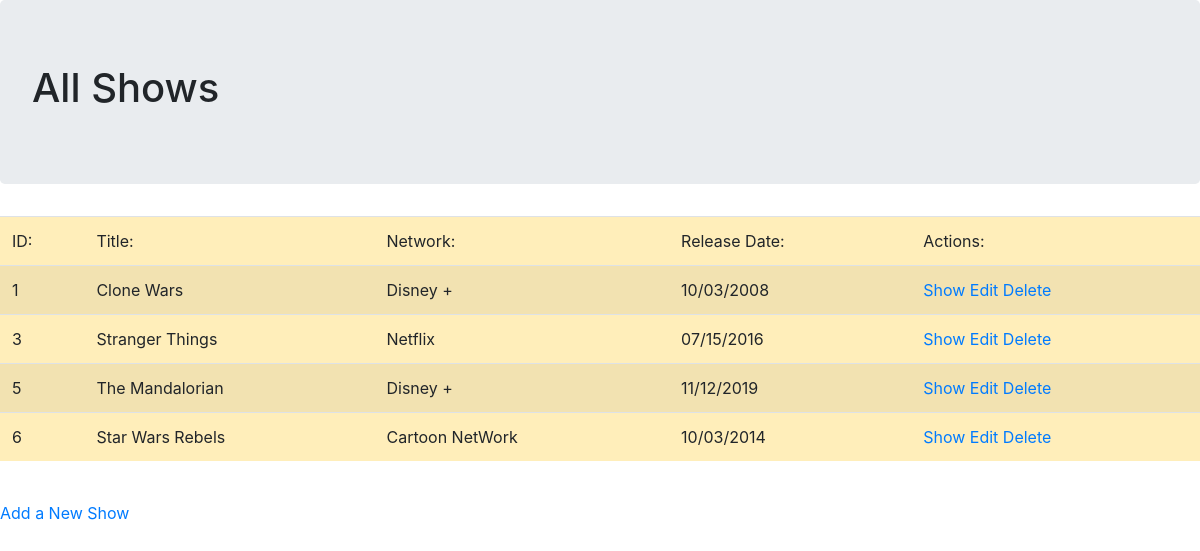
/shows, run on the app's committed database.
### tv_app/models.py (models this page shows)
class Show(models.Model):
    title = models.CharField(max_length=45)
    network = models.CharField(max_length=45)
    release_date = models.CharField(max_length=45)
    desc = models.TextField()
    created_at = models.DateTimeField(auto_now_add=True)
    updated_at = models.DateTimeField(auto_now=True)
    objects = ShowManager()

### tv_app/views.py (the view)
# urls.py: path('shows', views.shows),
def shows(request):
    context = {
        "shows": Show.objects.all()
    }
    print(Show.objects.all())
    return render(request, "shows.html", context)

### tv_app/templates/shows.html (shortened to what this page needs)
<!DOCTYPE html>
<html lang="en">
<head>
    <link rel="stylesheet" href="https://stackpath.bootstrapcdn.com/bootstrap/4.1.3/css/bootstrap.min.css">
</head>
<body>
    <div class="jumbotron">
        <h1>All Shows</h1>
    </div>
    <table class="table table-striped table-warning">
        <thead>
            <td>ID:</td>
            <td>Title:</td>
            <td>Network:</td>
            <td>Release Date:</td>
            <td>Actions:</td>
        </thead>
        {% for show in shows %}
            <tr>
                <td>{{show.id}}</td>
                <td>{{show.title}}</td>
                <td>{{show.network}}</td>
                <td>{{show.release_date}}</td>
                <td><a href="/shows/{{show.id}}">Show</a>
                    <a href="/shows/update/{{show.id}}">Edit</a>
                    <a href="/shows/delete/{{show.id}}">Delete</a>
                </td>
            </tr>
        {% endfor %}
    </table>
    <br/>
    <a href="/shows/new">Add a New Show</a>
</body>
</html>

### data on the page
Show: id "1", title "Clone Wars", network "Disney +", release_date "10/03/2008"
Show: id "3", title "Stranger Things", network "Netflix", release_date "07/15/2016"
Show: id "5", title "The Mandalorian", network "Disney +", release_date "11/12/2019"
Show: id "6", title "Star Wars Rebels", network "Cartoon NetWork", release_date "10/03/2014"
